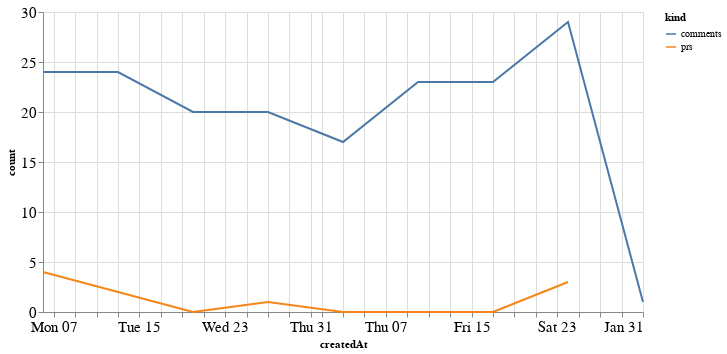

Source (notebook cell):
### Code cell
alt.Chart(total_time, width=600).mark_line().encode(
    x='createdAt',
    y='count',
    color='kind'
)

### Figure 1 — Vega-Lite specification as saved in the notebook (floating-point values rounded to 4 significant figures)
{"config": {"axisLeft": {"labelFontSize": 15}, "axisBottom": {"labelFontSize": 15}}, "data": {"name": "data-264ce0429ee2743540bbc54e4fb50cdc"}, "mark": "line", "encoding": {"color": {"type": "nominal", "field": "kind"}, "x": {"type": "temporal", "field": "createdAt"}, "y": {"type": "quantitative", "field": "count"}}, "width": 600, "$schema": "https://vega.github.io/schema/vega-lite/v4.8.1.json", "datasets": {"data-264ce0429ee2743540bbc54e4fb50cdc": [{"createdAt": "2020-12-06T00:00:00", "kind": "prs", "count": 4.0}, {"createdAt": "2020-12-13T00:00:00", "kind": "prs", "count": 2.0}, {"createdAt": "2020-12-20T00:00:00", "kind": "prs", "count": 0.0}, {"createdAt": "2020-12-27T00:00:00", "kind": "prs", "count": 1.0}, {"createdAt": "2021-01-03T00:00:00", "kind": "prs", "count": 0.0}, {"createdAt": "2021-01-10T00:00:00", "kind": "prs", "count": 0.0}, {"createdAt": "2021-01-17T00:00:00", "kind": "prs", "count": 0.0}, {"createdAt": "2021-01-24T00:00:00", "kind": "prs", "count": 3.0}, {"createdAt": "2021-01-31T00:00:00", "kind": "prs", "count": null}, {"createdAt": "2020-12-06T00:00:00", "kind": "comments", "count": 24.0}, {"createdAt": "2020-12-13T00:00:00", "kind": "comments", "count": 24.0}, {"createdAt": "2020-12-20T00:00:00", "kind": "comments", "count": 20.0}, {"createdAt": "2020-12-27T00:00:00", "kind": "comments", "count": 20.0}, {"createdAt": "2021-01-03T00:00:00", "kind": "comments", "count": 17.0}, {"createdAt": "2021-01-10T00:00:00", "kind": "comments", "count": 23.0}, {"createdAt": "2021-01-17T00:00:00", "kind": "comments", "count": 23.0}, {"createdAt": "2021-01-24T00:00:00", "kind": "comments", "count": 29.0}, {"createdAt": "2021-01-31T00:00:00", "kind": "comments", "count": 1.0}]}}
